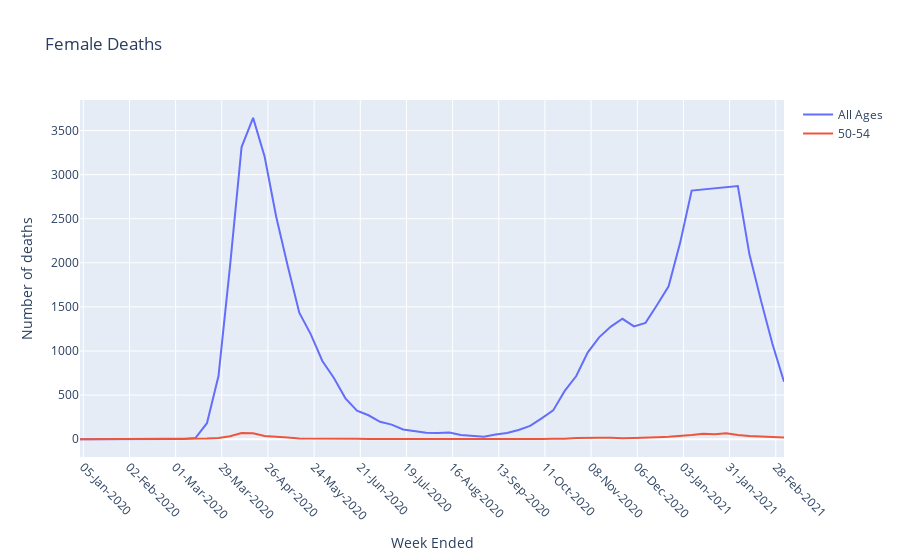

The notebook cell saved with this chart:
### Code cell
fig = init_plot('Female Deaths')
plot_line(fig, df[(df['Sex'] == 'Female') & (df['Age'] == 'All')], 'All Ages')
plot_line(fig, df[(df['Sex'] == 'Female') & (df['Age'] == '50-54')], '50-54')
fig.show()
